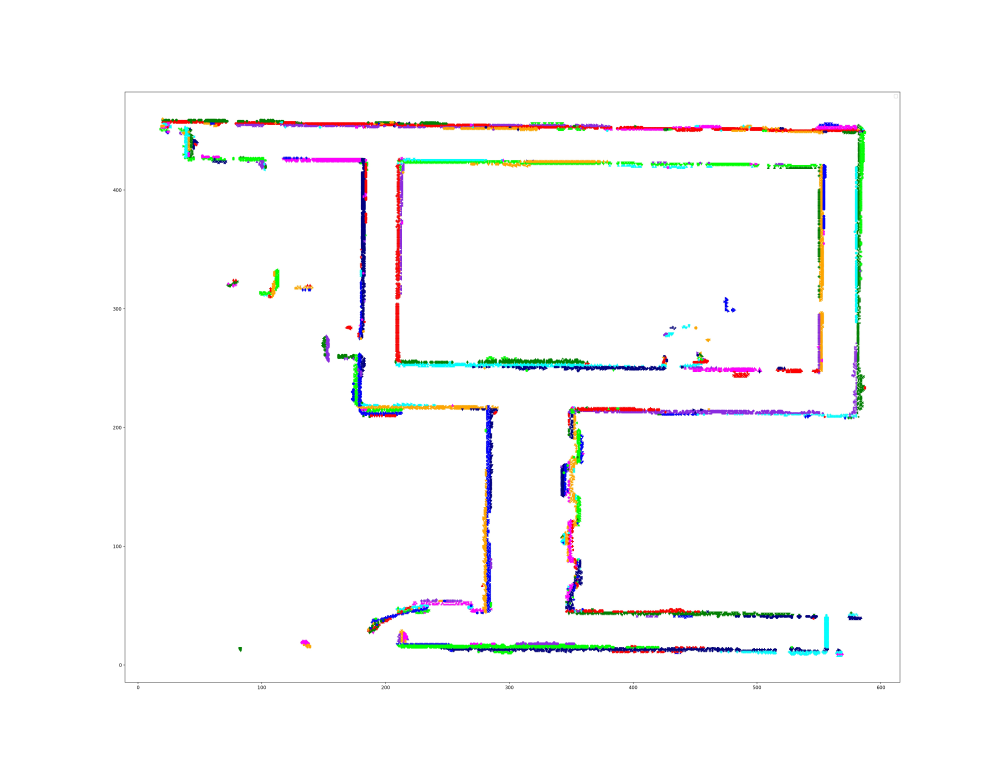
#> input picture code/test.jpg, 6000 x 4600 px (shown at 1/6 size)
$ python test.py
#> lines starting #> are read from the running program, lines starting #| are printed output that depends on the picture
import cv2
import time
import matplotlib.pyplot as plt
import numpy as np
from scipy import optimize
from sklearn.decomposition import PCA
from sklearn.linear_model import Lars, LinearRegression, RANSACRegressor, TheilSenRegressor
from copy import deepcopy
from sklearn.cluster import DBSCAN
from scipy import stats


# [108 lines left out: functions pca_fit_line, LR_fit_line, scipy_fit_line, cv_fit_line, sklearn_fit_line, plot_res and 1 more, not called in this run]


# 拟合直线
# if __name__ == '__main__':
#     data = np.array([[-1, 1], [0, 3], [1, 5], [2, 7], [3, 9], [-1, 2], ])
#     test_data = np.load('./test_data.npz')
#     # data = test_data['points']
#     img = test_data['img']
#     img[:, :180] = 0
#     img[:, 250:] = 0
#     # img[380:, :] = 0
#     data = np.array(np.where(img == 255)).T
#     # scipy_fit_line(data=data)
#     # cv_fit_line(data)
#     # sklearn_fit_line(data)
#     split_cluster(data)

# 测试PIL
if __name__ == '__main__':
    from PIL import Image

    img = Image.open("test.jpg")
#> img is the input picture: PIL image 6000x4600 RGB; mean R, G, B 249.4, 249.5, 249.6

    # 旋转方式一
    img1 = img.transpose(Image.ROTATE_180)  # 引用固定的常量值
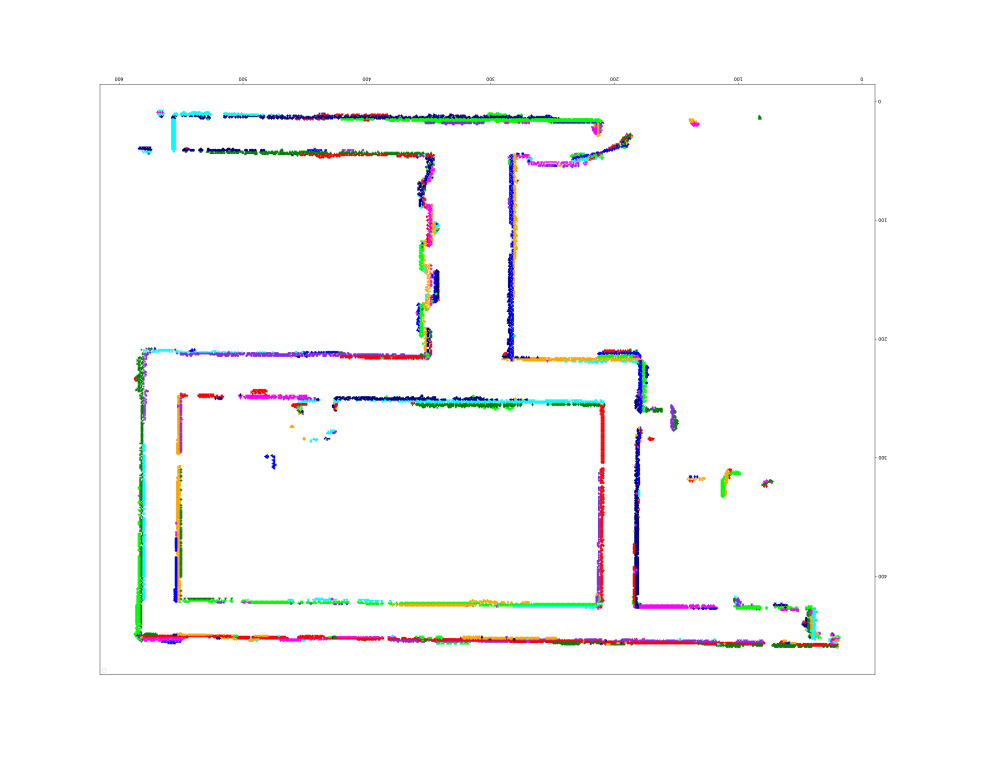
#> img1: PIL image 6000x4600 RGB (shown at 1/6 size); mean R, G, B 249.4, 249.5, 249.6
    img1.save("r1.jpg")

    # 旋转方式二
    img2 = img.rotate(90)  # 自定义旋转度数
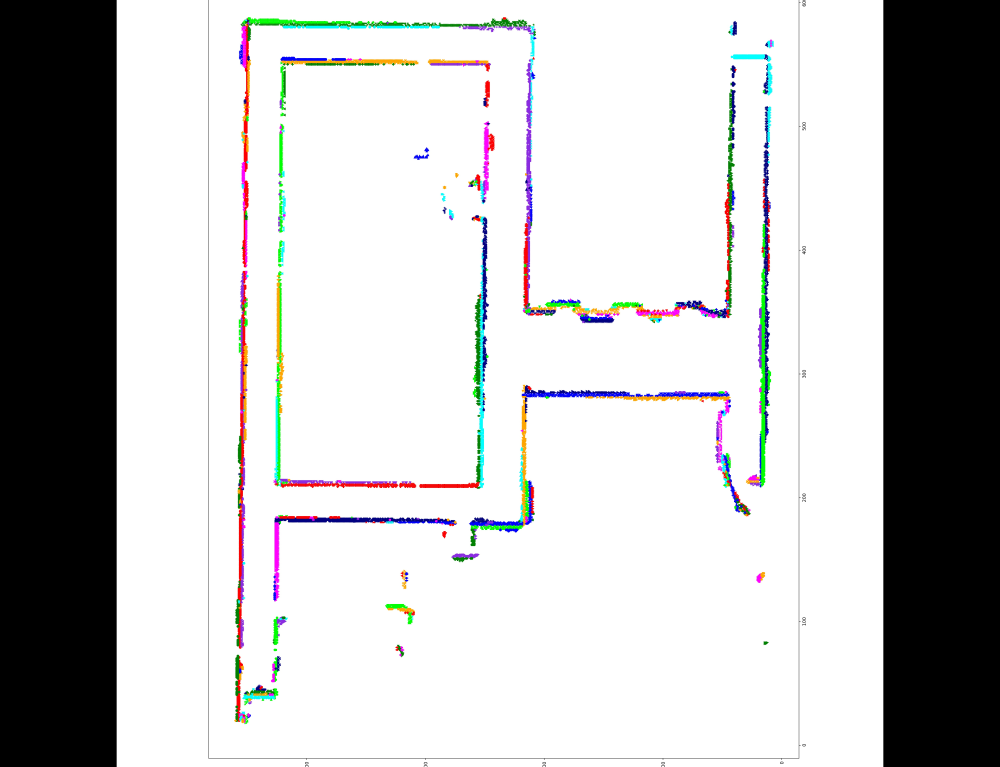
#> img2: PIL image 6000x4600 RGB (shown at 1/6 size); mean R, G, B 190, 190.1, 190.2
    img2 = img2.resize((400, 400))  # 改变图片尺寸
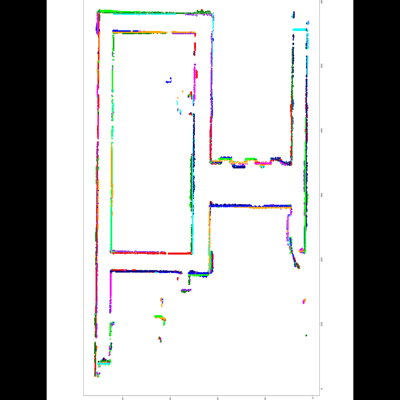
#> img2: PIL image 400x400 RGB; mean R, G, B 189.9, 190, 190.1
    img2.save("r2.jpg")
